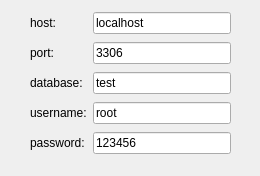
<?xml version="1.0" encoding="UTF-8"?>
<ui version="4.0">
 <class>Dialog</class>
 <widget class="QDialog" name="Dialog">
  <property name="geometry">
   <rect>
    <x>0</x>
    <y>0</y>
    <width>260</width>
    <height>176</height>
   </rect>
  </property>
  <property name="sizePolicy">
   <sizepolicy hsizetype="Fixed" vsizetype="Fixed">
    <horstretch>0</horstretch>
    <verstretch>0</verstretch>
   </sizepolicy>
  </property>
  <property name="windowTitle">
   <string>Dialog</string>
  </property>
  <widget class="QWidget" name="">
   <property name="geometry">
    <rect>
     <x>30</x>
     <y>10</y>
     <width>201</width>
     <height>150</height>
    </rect>
   </property>
   <layout class="QGridLayout" name="gridLayout">
    <property name="spacing">
     <number>6</number>
    </property>
    <item row="1" column="0">
     <widget class="QLabel" name="label_2">
      <property name="text">
       <string>port:</string>
      </property>
     </widget>
    </item>
    <item row="3" column="0">
     <widget class="QLabel" name="label_4">
      <property name="text">
       <string>username:</string>
      </property>
     </widget>
    </item>
    <item row="2" column="0">
     <widget class="QLabel" name="label_3">
      <property name="text">
       <string>database:</string>
      </property>
     </widget>
    </item>
    <item row="0" column="1">
     <widget class="QLineEdit" name="hostedit">
      <property name="text">
       <string>localhost</string>
      </property>
     </widget>
    </item>
    <item row="4" column="1">
     <widget class="QLineEdit" name="pwedit">
      <property name="text">
       <string>123456</string>
      </property>
     </widget>
    </item>
    <item row="1" column="1">
     <widget class="QLineEdit" name="portedit">
      <property name="text">
       <string>3306</string>
      </property>
     </widget>
    </item>
    <item row="2" column="1">
     <widget class="QLineEdit" name="databaseedit">
      <property name="text">
       <string>test</string>
      </property>
     </widget>
    </item>
    <item row="3" column="1">
     <widget class="QLineEdit" name="usernameedit">
      <property name="text">
       <string>root</string>
      </property>
     </widget>
    </item>
    <item row="4" column="0">
     <widget class="QLabel" name="label_5">
      <property name="text">
       <string>password:</string>
      </property>
     </widget>
    </item>
    <item row="0" column="0">
     <widget class="QLabel" name="label">
      <property name="text">
       <string>host:</string>
      </property>
     </widget>
    </item>
   </layout>
  </widget>
 </widget>
 <resources/>
 <connections/>
</ui>
